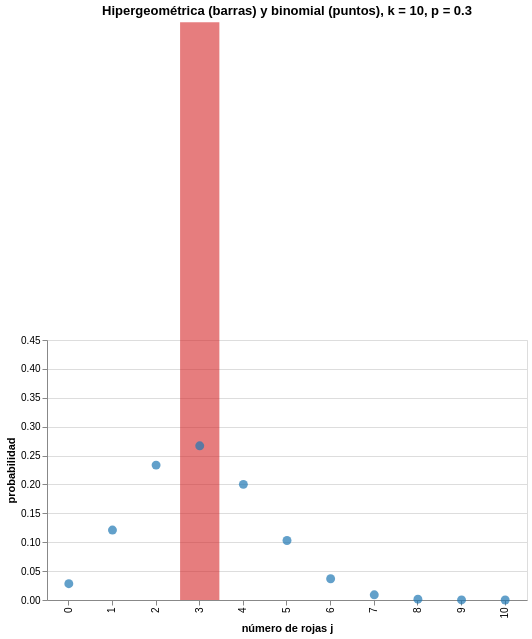

The notebook cell this image was saved under:
### Markdown cell above
## 5. Hipergeométrica contra binomial

Si la urna es muy grande comparada con la muestra, devolver o no la bola casi no importa: cuando $N\to\infty$ con $K/N\to p$ fijo,

$$\frac{\binom Kj\binom{N-K}{k-j}}{\binom Nk}\longrightarrow\binom kj p^j(1-p)^{k-j}.$$

La gráfica es **interactiva** (Altair): mueve el deslizador para cambiar el tamaño $N$ de la urna, con $k=10$ extracciones y proporción de rojas $p=0.3$. Las barras son la hipergeométrica y los puntos la binomial.

### Code cell
k, p = 10, 0.3
filas = []
for N in [10, 20, 30, 50, 100, 200, 500, 1000]:
    K = round(p * N)
    for j in range(k + 1):
        filas.append({"N": N, "j": j, "ley": "sin reemplazo (hipergeométrica)", "probabilidad": stats.hypergeom.pmf(j, N, K, k)})
        filas.append({"N": N, "j": j, "ley": "con reemplazo (binomial)", "probabilidad": stats.binom.pmf(j, k, K / N)})
datos = pd.DataFrame(filas)

N_sel = alt.param(name="N", value=10,
                  bind=alt.binding_select(options=sorted(datos.N.unique().tolist()), name="Tamaño de la urna N: "))
base = alt.Chart(datos).transform_filter(alt.datum.N == N_sel).encode(
    x=alt.X("j:O", title="número de rojas j"),
    y=alt.Y("probabilidad:Q", scale=alt.Scale(domain=[0, 0.45])),
    tooltip=["ley", "j", alt.Tooltip("probabilidad:Q", format=".4f")],
)
barras = base.transform_filter(alt.datum.ley == "sin reemplazo (hipergeométrica)").mark_bar(opacity=0.6, color="#d62728")
puntos = base.transform_filter(alt.datum.ley == "con reemplazo (binomial)").mark_point(filled=True, size=80, color="#1f77b4")
(barras + puntos).add_params(N_sel).properties(width=480, height=260, title="Hipergeométrica (barras) y binomial (puntos), k = 10, p = 0.3")

### Figure 1 — Vega-Lite specification as saved in the notebook (floating-point values rounded to 4 significant figures; data arrays with more than 128 entries replaced by an {"elided": "..."} marker saying what was removed)
{"config": {"view": {"continuousWidth": 300, "continuousHeight": 300}}, "layer": [{"mark": {"type": "bar", "color": "#d62728", "opacity": 0.6}, "encoding": {"tooltip": [{"field": "ley", "type": "nominal"}, {"field": "j", "type": "quantitative"}, {"field": "probabilidad", "format": ".4f", "type": "quantitative"}], "x": {"field": "j", "title": "número de rojas j", "type": "ordinal"}, "y": {"field": "probabilidad", "scale": {"domain": [0, 0.45]}, "type": "quantitative"}}, "transform": [{"filter": "(datum.N === N)"}, {"filter": "(datum.ley === 'sin reemplazo (hipergeométrica)')"}]}, {"mark": {"type": "point", "color": "#1f77b4", "filled": true, "size": 80}, "encoding": {"tooltip": [{"field": "ley", "type": "nominal"}, {"field": "j", "type": "quantitative"}, {"field": "probabilidad", "format": ".4f", "type": "quantitative"}], "x": {"field": "j", "title": "número de rojas j", "type": "ordinal"}, "y": {"field": "probabilidad", "scale": {"domain": [0, 0.45]}, "type": "quantitative"}}, "transform": [{"filter": "(datum.N === N)"}, {"filter": "(datum.ley === 'con reemplazo (binomial)')"}]}], "data": {"name": "data-3c15f923bb3cace30cd236387f14d2e1"}, "height": 260, "params": [{"name": "N", "bind": {"input": "select", "options": [10, 20, 30, 50, 100, 200, 500, 1000], "name": "Tamaño de la urna N: "}, "value": 10}], "title": "Hipergeométrica (barras) y binomial (puntos), k = 10, p = 0.3", "width": 480, "$schema": "https://vega.github.io/schema/vega-lite/v6.4.1.json", "datasets": {"data-3c15f923bb3cace30cd236387f14d2e1": {"elided": "176 records"}}}
